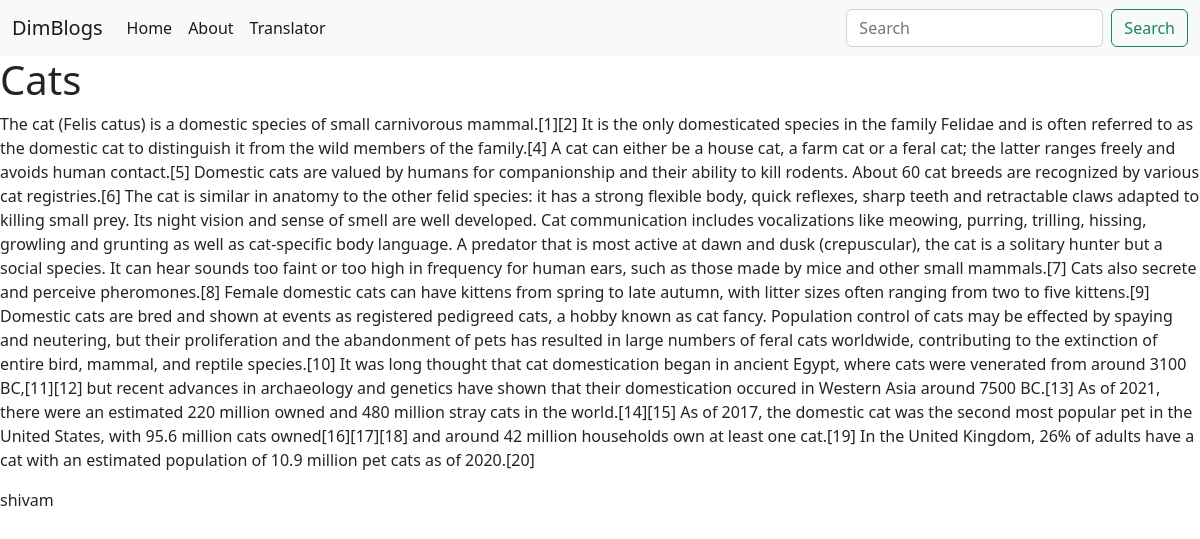
Page /cats on the committed database.
### blog/models.py (models this page shows, shortened)
class Post(models.Model):
    title = models.CharField(max_length=200)
    content = models.TextField()
    date_created = models.DateTimeField(auto_now_add=True)
    slug = models.SlugField(max_length=200, unique=True)
    author = models.ForeignKey(to=User, on_delete=models.CASCADE)
    status = models.IntegerField(choices=STATUS, default=0)

### blog/views.py (the view)
# urls.py: path('<slug:slug>', views.BlogView.as_view(), name='blog_view'),
class BlogView(generic.DetailView):
    model = Post
    template_name = 'blog.html'

### templates/blog.html
{% extends 'base.html' %}
{% block content %}
    <h1>{{object.title}}</h1>
    <p>{{object.content}}</p>
    <p>{{object.author}}</p>
    {%endblock content%}

### rows in the picture
Post: title "Cats", content "The cat (Felis catus) is a domestic species of small carnivorous mammal.[1][2] It is the only domesticated species in the family Felidae and is often referred to as the domestic cat to distinguish it from the wild members of the family.[4] A cat can either be a house cat, a farm cat or a feral cat; the latter ranges freely and avoids human contact.[5] Domestic cats are valued by humans for companionship and their ability to kill rodents. About 60 cat breeds are recognized by various cat registries.[6] The cat is similar in anatomy to the other felid species: it has a strong flexible body, quick reflexes, sharp teeth and retractable claws adapted to killing small prey. Its night vision and…", author "shivam"
